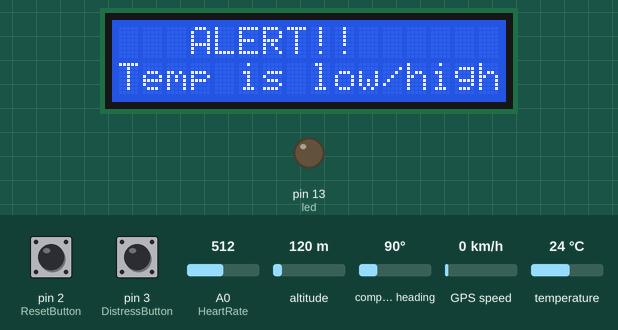
The sketch below on a simulated Arduino Uno, built with avr-gcc and run on an emulated ATmega328P. On the bench: 16×2 character LCD, output pins drawn as LEDs (lit = HIGH). Dashed ring = blinking. The inputs (shaded band) are chosen by the test bench; at power-on: pin 2 (ResetButton) HIGH, pin 3 (DistressButton) HIGH, A0 (HeartRate) = 512, altitude 120 m, compass heading 90°, GPS speed 0 km/h, temperature 24 °C. The GPS gets a fix after 3 s at 37.7749, -122.4194 with 8 satellites; pins used as bus, display or sensor lines are not drawn; what the sketch prints to the serial monitor is not drawn.

Above: at 2.2 s.
2.3 s: pin 2 (ResetButton) pulled LOW for 0.15 s
At 3.6 s:
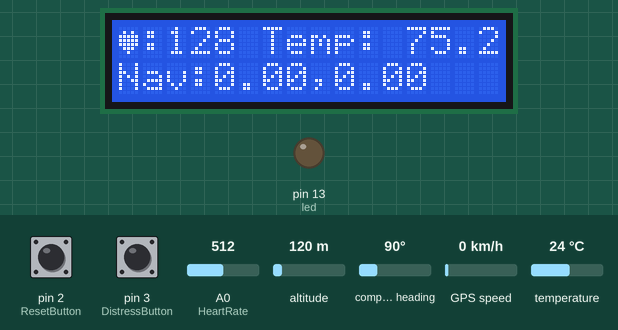
6.3 s: pin 3 (DistressButton) pulled LOW for 0.15 s
At 9.3 s:
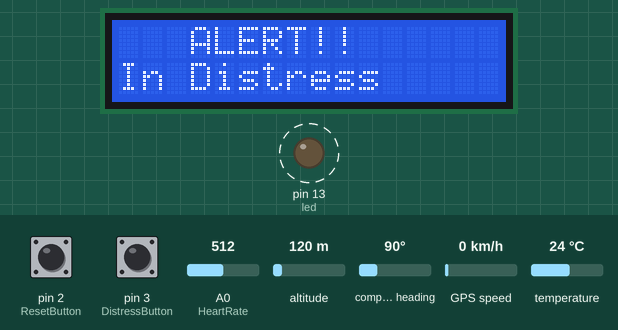
10.3 s: pin 2 (ResetButton) pulled LOW for 1 s
At 11.6 s:
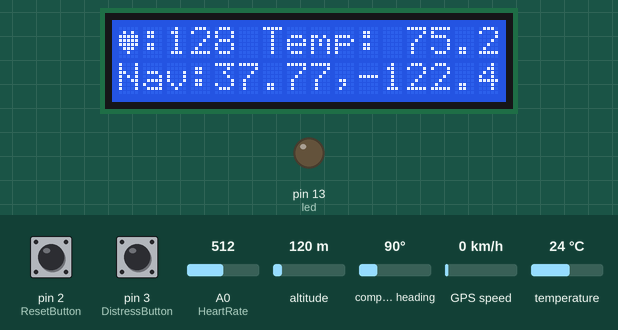
15.2 s: pin 2 (ResetButton) pulled LOW for 3.2 s
19.9 s: pin 3 (DistressButton) pulled LOW for 1 s
At 24.5 s:
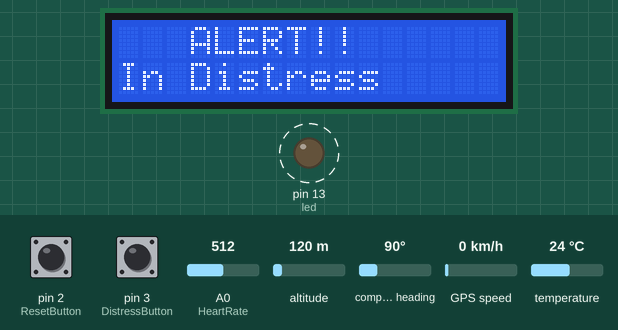
Timing chart, 0 to 25.8 s (numbered marks = the images above; inputs shaded):
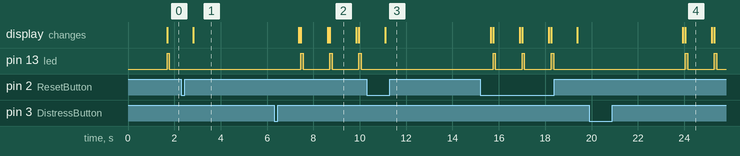

Measured:
- after the input at 2.3 s, pin 13 (led): stops changing and stays LOW; the display: changes after 0.51 s (image 1)
- after the input at 6.3 s, the display: first differs from a run without the input after 1.2 s (image 2)
- after the input at 10.3 s, pin 13 (led): stops changing and stays LOW; the display: changes after 0.79 s (image 3)
- after the input at 19.9 s, the display: first differs from a run without the input after 4.1 s (image 4)
- what the display in image 2 shows lasts 1.2 s, from 8.7 s to 9.9 s

The sketch:

Project_code.ino
```cpp
//Code Created By Cole Tyler
//Date: November 2, 2018
//This is code for Cole Tylers 3rd year project for SYSC 3010

#include <LiquidCrystal.h> // Library that allows us to use the LCD screen with much easier access
#include <OneWire.h> // Library that also helps us use the Temperature with much easier access
#include <SPI.h>
#include "DallasTemperature.h" // Library that allows us to use Temperature with much easier access
#include "TinyGPS++.h" // Library that allows us to use the GPS system with much easier access
#include "SoftwareSerial.h" // Library that also helps us use the GPS system with much easier access
#include <TimeLib.h> // Library that allows us to use Time with much easier access

LiquidCrystal lcd(12, 11, 5, 4, 8, 10); // sets up the pins to the LCD screen
#define led 13                //sets LED to pin 13
#define DistressButton 3      //sets DistressButton to pin 3 (INT1)
#define ResetButton 2      //sets ResetButton to pin 2 (INT0)
#define HeartRate A0      //sets HeartRate sensor to pin A0
#define Temperature A1      //sets Temperature sensor to pin A1
#define contrast 9         //sets the contrast for the LCD screen to pin 9
#define LOOP_FOR 20000      // this is a variable that that helps loop the Navigation so the Navigation hardware can pick up a proper reading
#define AVG_LOOP 100         // this is a variable that helps loop heart values to get an aveage reading

boolean inDistress = false; // stores the value of true if in distress
boolean BtwTemperature = true; // stores the value of the body temperature if between the appropriate values
boolean BtwHeartRate = true; // stores the value of the heart rate if between the appropriate values

int Time; // Variable that stores the time in minutes (seconds in tests)
float currentTemperature; // stores the value for the current Temperature of the device
int currentHeartRate; // stores the value for the current Heart Rate of the device
double currentNavigation[2]; // stores the value for the current navigational coordinates of the device, currentNavigation[0] = x = latitude, currentNavigation[1] = y = Longitude, measured in degrees

OneWire oneWire(Temperature); // Setup a oneWire instance to communicate with any OneWire devices
DallasTemperature sensors(&oneWire); // Pass our oneWire reference to Dallas Temperature.

SoftwareSerial serial_connection(7, 6); //sets up the pins 6, 7 for the GPS system
TinyGPSPlus gps;  //This is the GPS object that will pretty much do all the grunt work with the NMEA data

// creates a heart shape symbol
byte HeartRateChar[8] = {
  B00000,
  B01010,
  B11111,
  B11111,
  B11111,
  B01110,
  B00100};

// the function/action that is used when the distress interrup is activated
void Distress() {
  inDistress = true;
  delay(500);
}

// the function/action that is used when the reset interrup is activated
// this resets the inDistress, BtwTemperature, and BtwHeartRate to there default values
void Reset() {
  inDistress = false;
  BtwTemperature = true;
  BtwHeartRate = true;
  delay(500);
}

//Sets up the setup of the device
void setup(){
  lcd.createChar(1, HeartRateChar); // creates the heart symbol
  lcd.begin(16, 2); // Starts up the size of LCD screen
  lcd.clear(); // clears the LCD screen just incase something is already loaded on it
  Serial.begin(9600);   //begin the serial moniter at 9600 bouds
  serial_connection.begin(9600); // Start up the Software Serial library
  sensors.begin(); // Start up the Dallas Temperature library
  pinMode(led, OUTPUT); //define led as an output
  pinMode(DistressButton, INPUT_PULLUP); //define DistressButton as an input, and because the serial is on it has to be a pullup
  pinMode(ResetButton, INPUT_PULLUP); //define ResetButton as an input, and because the serial is on it has to be a pullup
  pinMode(Temperature, INPUT); //define Temperature as an input
  pinMode(HeartRate, INPUT); //define HeartRate as an input
  pinMode(contrast, OUTPUT); //define contrast as an output
  analogWrite(contrast, 100); // '100' are the set value for the contrast
  attachInterrupt(digitalPinToInterrupt(ResetButton), Reset, CHANGE); // creates an interrup on ResetButton to pin 2 (INT0), and when the state is CHANGED at pin 2 it activates the function Reset
  attachInterrupt(digitalPinToInterrupt(DistressButton), Distress, CHANGE); // creates an interrup on DistressButton to pin 3 (INT1), and when the state is CHANGED at pin 3 it activates the function Distress

}

//This function displays the Alert
void Alert() {
  lcd.clear();
  delay(100);
  if (inDistress == true) {
    lcd.print("   ALERT!!");
    lcd.setCursor(0,1);
    lcd.print("In Distress");
  }else if (BtwTemperature == false) {
    lcd.print("   ALERT!!");
    lcd.setCursor(0,1);
    lcd.print("Temp is low/high");
  }else if (BtwHeartRate == false) {
    lcd.print("   ALERT!!");
    lcd.setCursor(0,1);
    lcd.print("HR is low/high");
  }
}

//This function set the value of the currentHeartRate
void getHeartRate() {
  int Rate = 0; // to store the average heart rate
  for (int i = 0; i < AVG_LOOP; i++) { // this will calculate the average heart rate
    Rate = Rate + analogRead(HeartRate)/ 4;// we divide by 4 to calculate the BPM cause the the sensors counts the number of beats every 60 seconds by BPM is counted every 15 thats why we divide by 4
    delay(1); // this will allow it to record a new value for the average
  }
  currentHeartRate = Rate/100; // sets the currentHeartRate which is the average heart rate
}

//This function set the value of the currentTemperature
void getTemperature() {
 sensors.requestTemperatures(); // Send the command to get temperature readings
 currentTemperature = sensors.getTempCByIndex(0); // gets the first IC on the wire which is the Temperature, 0 refers to the first IC on the wire
 currentTemperature = ((currentTemperature *9)/5) + 32; // sets the currentTemperature to fahrenheit (personal preference)
}

//This function set the value of the currentNavigation
//This function set the value of the currentNavigation
void getNavigation() {
  for (int i = 0; i<LOOP_FOR;i++) { // the loop allows the navigation system to have enough time to collect the data
    while(serial_connection.available()) {
      gps.encode(serial_connection.read()); //this feeds the NMEA data into the libaray one char at a time
    }
    if (gps.location.isUpdated()) { //this will pretty much be fired all the time anyway but will at least reduce it to only after a package of NMEA data comes in
      currentNavigation[0] = gps.location.lat(); // sets the latitude of the device
      currentNavigation[1] = gps.location.lng(); // sets the longitude of the device
    }
  }
}

// This function sets BtwTemperature or BtwHeartRate to equal false if the currentTemperature or currentHeartRate are not in the correct parameters
void CheckSensors() {
  if (currentTemperature > 100.9 || currentTemperature < 95 ) { // if your Body Temperature is less than 95 you are an unheathly temperature and need to get warm or if your Body Temperature is more than 100.9 you got a fever
    BtwTemperature = false;
  } if (currentHeartRate > 140 || currentHeartRate < 45) { // if your Heart rate is less than 45 or more than 140 you should see a doctor
    BtwHeartRate = false;
  }
}

//This function displays the normal display on the LCD screen
void Display() {
   lcd.clear();
   lcd.write(byte(1)); // this symbol repersents the Heart Rate
   lcd.print(":");
   lcd.print(currentHeartRate);
   lcd.print(" Temp: ");
   lcd.print(currentTemperature, 1);
   lcd.setCursor(0,1);
   lcd.print("Nav:");
   lcd.print(currentNavigation[0], 2); // Latitude
   lcd.print(",");
   lcd.print(currentNavigation[1], 2); // Longitude
   delay(2000);

}

// displays data on serial monitor on the arduino program
// this will allow the python program to take this data and put it in the notepad database
void SerialDisplay() {
  // displays an Alert if one is activated on the serial monitor
  if (inDistress == true) {
    Serial.print("ALERT: IN DISTRESS, ");
  }else if (BtwTemperature == false) {
    Serial.print("ALERT: TEMP IS LOW/HIGH, ");
  }else if (BtwHeartRate == false) {
    Serial.print("ALERT: HEART RATE IS LOW/HIGH, ");
  }
  // displays the values that are collected on the serial monitor
  Serial.write("Heart Rate: ");
  Serial.print(currentHeartRate);
  Serial.print(" BPM, Body Temperature: ");
  Serial.print(currentTemperature, 1);
  Serial.print(" F, Navigational Coordinates:");
  Serial.print(currentNavigation[0], 2); // Latitude
  Serial.print(", ");
  Serial.println(currentNavigation[1], 2);  // Longitude
}

// This function Blinks the LED on and off
void Blink() {
  digitalWrite(led, HIGH);
  delay(100);
  digitalWrite(led, LOW);
  delay(1000);
}

// Main, System of the device
void loop() {
    Time = minute();// sets the time variable
    getHeartRate(); // uses this function to set the current Heart Rate
    getTemperature(); // uses this function to set the current Body Temperature
    getNavigation(); // uses this function to set the current navigation coordinates
    CheckSensors(); // uses this function to check if the Body Temperature and Heart Rate values are between the correct parameters
    if (inDistress == true || BtwTemperature == false || BtwHeartRate == false) {
      while(inDistress || BtwTemperature == false || BtwHeartRate == false) {
        Alert(); // activates the ALert
        Blink(); // ues the Blink function
        SerialDisplay(); // displays data on serial monitor so the python program and take this data and put it in the database
      }
    }
    Display(); // diplays the values or alerts if activated
    if(((Time%10) == 0) && (Time != 0)) { //checks if there is a remainder if there isn't that means it its been 10 minutes (in test this is seconds) and will displays data on serial monitor
      SerialDisplay(); // displays data on serial monitor so the python program and take this data and put it in the database
    }
    delay(1000); // giving the device one second delay just incase
}
```
